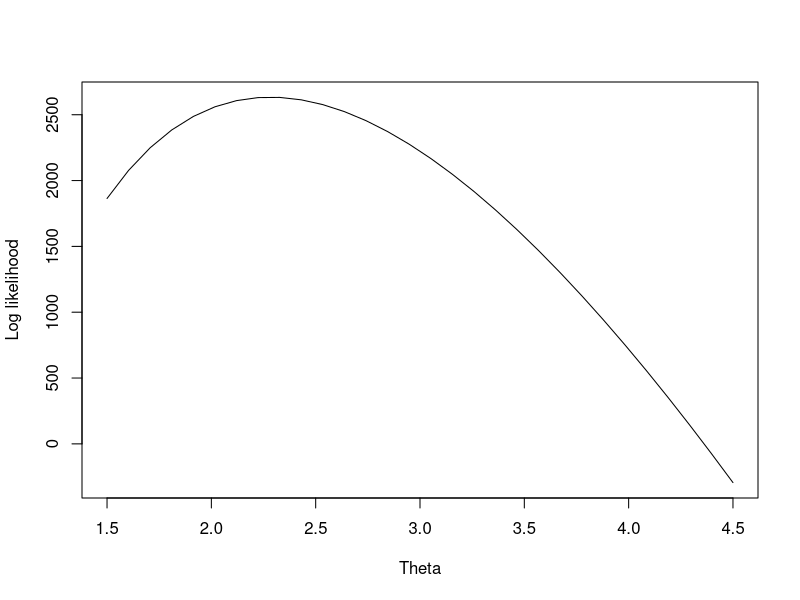

Write the R code that produced this figure.
## this matches the example on slide 41 - 43

library(ggplot2)
theta <- 2.3           # Choose a value for theta to be estimated
y <- runif(10000,0,1)
x <- y^(1/theta)     # 10000 samples of the desired power distribution
power_LL <- function(theta) {
      LL <- length(x)*log(theta)+(theta-1)*sum(log(x))
  }
theta1 <- seq(1.5,4.5,length.out=30)   # Theta search interval
z<- power_LL(theta1)
plot(theta1,z, type="l", xlab="Theta", ylab="Log likelihood")
sprintf("Theta=%4.2f is the numerical solution which maximizies Log Likelihood function of this distribution", theta1[which(z == max(z))])
sprintf("Theta=%4.2f is the analytical solution", (-1)*length(x)/sum(log(x)))
sprintf("Open the below plot and look at the Log Likelihood variations with theta")
